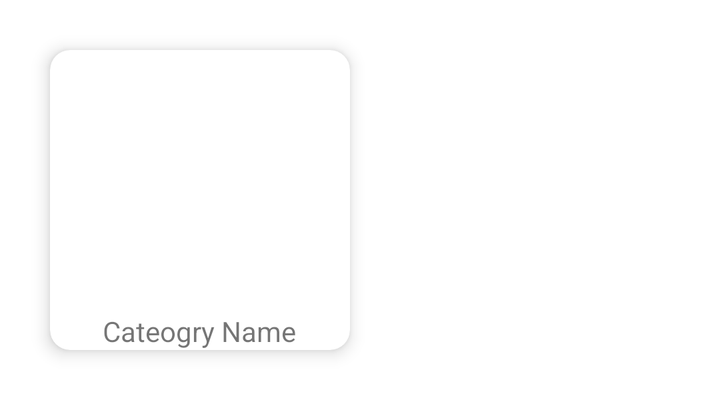
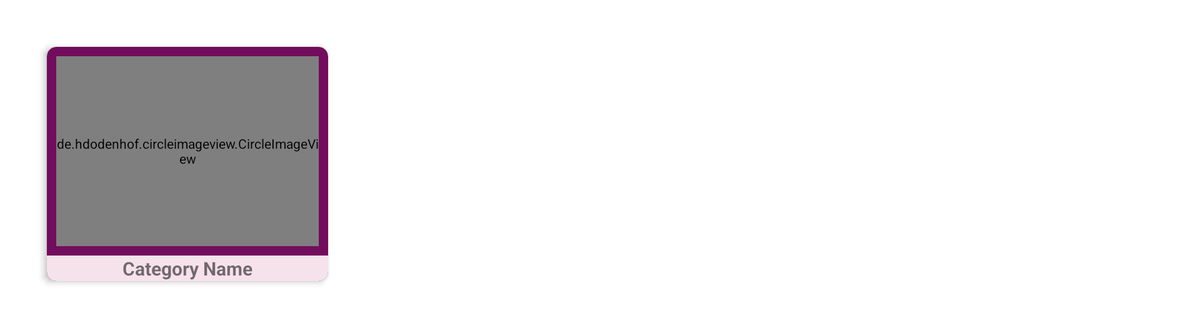

First picture: res/layout/ on a phone held upright. Second picture: the repository's own variant of that layout, on a device whose configuration matches the variant's folder. Source for both follows.
<!-- AndroidManifest.xml: application theme Theme.AppternStudyCase -->
<!-- res/layout/cardview_categories.xml -->
<?xml version="1.0" encoding="utf-8"?>
<androidx.cardview.widget.CardView xmlns:android="http://schemas.android.com/apk/res/android"
    xmlns:app="http://schemas.android.com/apk/res-auto"
    android:layout_width="150dp"
    android:layout_height="150dp"
    android:layout_margin="25dp"
    app:cardCornerRadius="10dp"
    app:cardElevation="5dp">


    <LinearLayout
        android:layout_width="match_parent"
        android:layout_height="match_parent"
        android:orientation="vertical">

        <ImageView
            android:id="@+id/imgCategoryPic"
            android:layout_width="match_parent"
            android:layout_height="match_parent"
            android:layout_weight="1" />
        
        <TextView
            android:id="@+id/txtCategoryName"
            android:layout_width="wrap_content"
            android:layout_height="wrap_content"
            android:layout_gravity="center"
            android:text="Cateogry Name" />


    </LinearLayout>




</androidx.cardview.widget.CardView>
<!-- resources referenced by this layout -->
<resources>
  <style name="Theme.AppternStudyCase" parent="Theme.MaterialComponents.DayNight.NoActionBar">
          
          <item name="colorPrimary">@color/pink_500</item>
          <item name="colorPrimaryVariant">@color/pink_900</item>
          <item name="colorOnPrimary">@color/white</item>
          
          <item name="colorSecondary">@color/teal_200</item>
          <item name="colorSecondaryVariant">@color/teal_700</item>
          <item name="colorOnSecondary">@color/black</item>
          
          <item name="android:statusBarColor">?attr/colorPrimaryVariant</item>
          <item name="android:navigationBarColor">@color/pink_900</item>
          
      </style>
  <color name="pink_500">#c41d63</color>
  <color name="pink_900">#631745</color>
  <color name="white">#FFFFFFFF</color>
  <color name="teal_200">#FF03DAC5</color>
  <color name="teal_700">#FF018786</color>
  <color name="black">#FF000000</color>
</resources>
<!-- res/layout-xlarge/cardview_categories.xml (the repository's variant of the layout above) -->
<!-- drawn on a large tablet held sideways -->
<?xml version="1.0" encoding="utf-8"?>
<androidx.cardview.widget.CardView xmlns:android="http://schemas.android.com/apk/res/android"
    xmlns:app="http://schemas.android.com/apk/res-auto"
    android:layout_width="300dp"
    android:layout_height="250dp"
    android:layout_margin="50dp"
    app:cardCornerRadius="10dp"
    app:cardBackgroundColor="@color/crane_puruple_700"
    app:cardElevation="5dp">


    <androidx.constraintlayout.widget.ConstraintLayout
        android:layout_width="match_parent"
        android:layout_height="match_parent"
        android:orientation="vertical">

        <de.hdodenhof.circleimageview.CircleImageView
            android:id="@+id/imgCategoryPic"
            android:layout_width="0dp"
            android:layout_height="0dp"
            android:layout_gravity="center"
            android:layout_weight="1"
            android:layout_margin="10dp"
            app:civ_border_color="@color/pink_100"
            app:civ_border_width="2dp"
            app:layout_constraintBottom_toTopOf="@+id/txtCategoryName"
            app:layout_constraintEnd_toEndOf="parent"
            app:layout_constraintStart_toStartOf="parent"
            app:layout_constraintTop_toTopOf="parent" />

        <TextView
            android:id="@+id/txtCategoryName"
            android:layout_width="match_parent"
            android:layout_height="wrap_content"
            android:layout_gravity="bottom"
            android:background="@drawable/txtview_bg"
            android:gravity="center"
            android:text="Category Name"
            android:textSize="20sp"
            android:textStyle="bold"
            app:layout_constraintBottom_toBottomOf="parent"
            app:layout_constraintEnd_toEndOf="parent"
            app:layout_constraintStart_toStartOf="parent" />

    </androidx.constraintlayout.widget.ConstraintLayout>


</androidx.cardview.widget.CardView>
<!-- resources referenced by the variant -->
<!-- as a large tablet held sideways resolves them -->
<resources>
  <color name="crane_puruple_700">#720D5D</color>
  <color name="pink_100">#eab7cf</color>
  <!-- drawable txtview_bg (drawable) -->
  <?xml version="1.0" encoding="utf-8"?>
  <shape xmlns:android="http://schemas.android.com/apk/res/android"
      android:shape="rectangle">
  
      <corners
          android:bottomRightRadius="10dp"
          android:bottomLeftRadius="10dp"/>
  
      <solid
          android:color="@color/pink_50"/>
  
  </shape>
  <style name="Theme.AppternStudyCase" parent="Theme.MaterialComponents.DayNight.NoActionBar">
          
          <item name="colorPrimary">@color/pink_500</item>
          <item name="colorPrimaryVariant">@color/pink_900</item>
          <item name="colorOnPrimary">@color/white</item>
          
          <item name="colorSecondary">@color/teal_200</item>
          <item name="colorSecondaryVariant">@color/teal_700</item>
          <item name="colorOnSecondary">@color/black</item>
          
          <item name="android:statusBarColor">?attr/colorPrimaryVariant</item>
          <item name="android:navigationBarColor">@color/pink_900</item>
          
      </style>
  <color name="pink_50">#f6e2eb</color>
  <color name="pink_500">#c41d63</color>
  <color name="pink_900">#631745</color>
  <color name="white">#FFFFFFFF</color>
  <color name="teal_200">#FF03DAC5</color>
  <color name="teal_700">#FF018786</color>
  <color name="black">#FF000000</color>
</resources>
